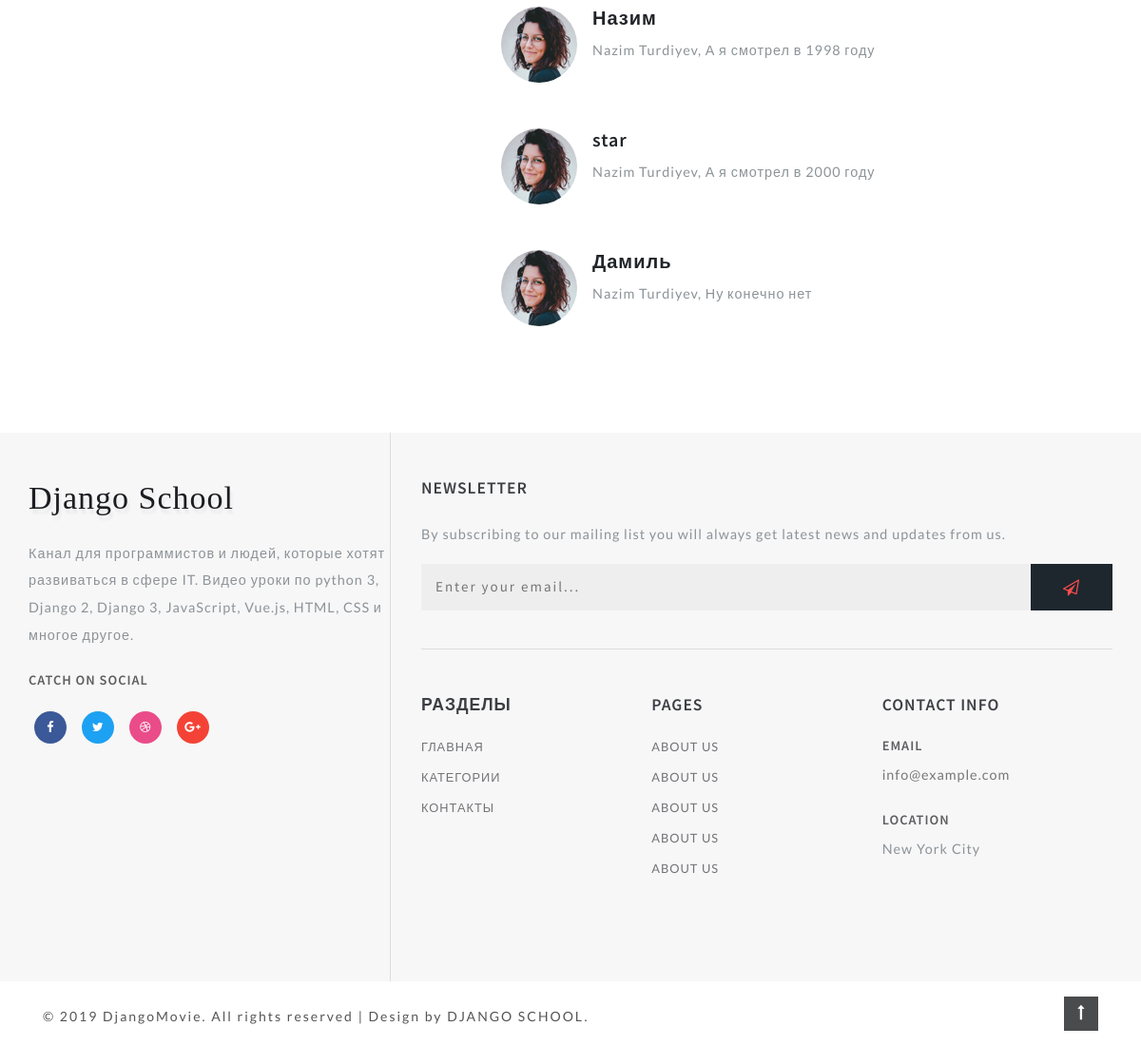
The page /terminator/ (lower part) on the database as committed earlier.
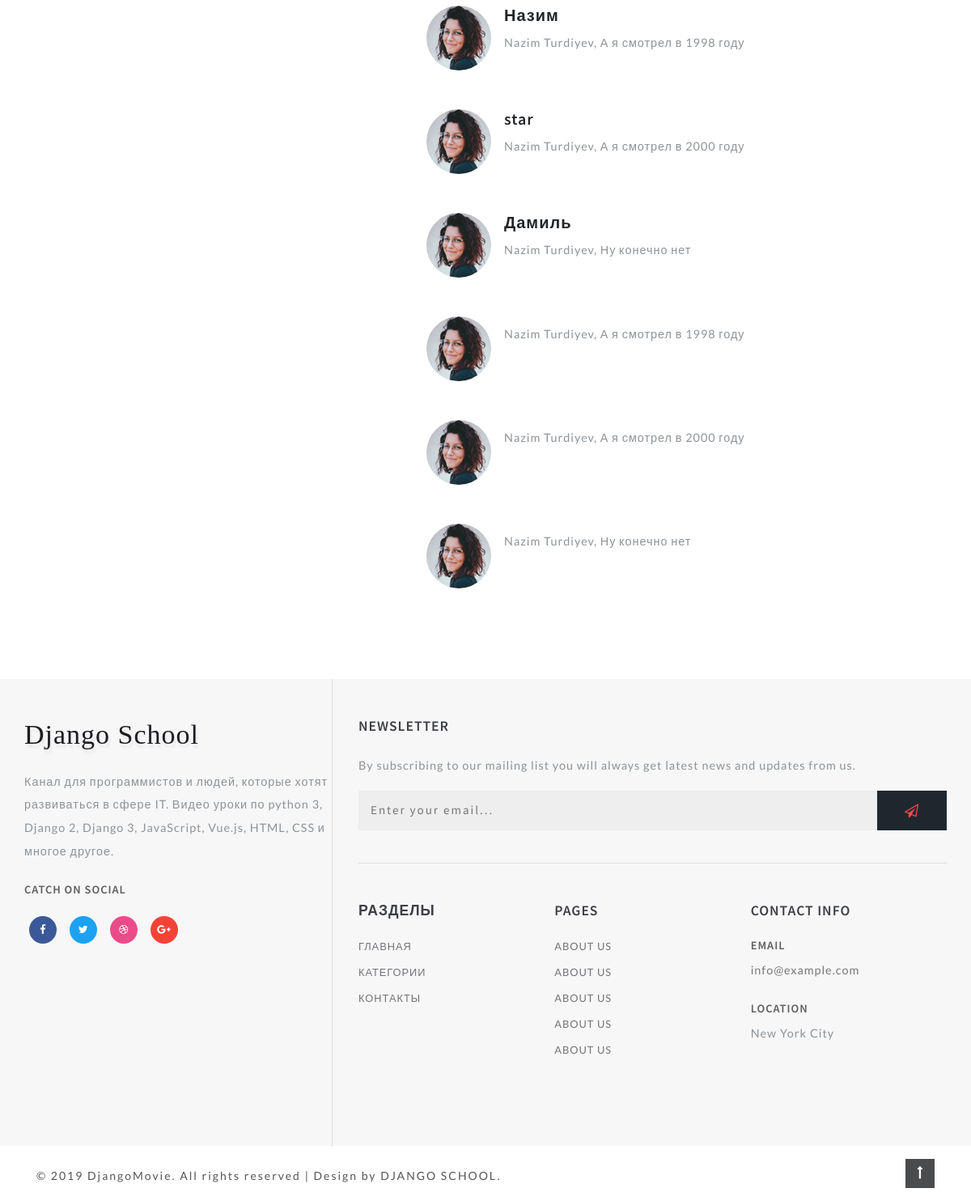
The same page on the database as committed later.
### movies/models.py (models this page shows, shortened)
class Reviews(models.Model):
    email = models.EmailField()
    name = models.CharField("Имя", max_length=100)
    text = models.TextField("Сообщение", max_length=5000)
    parent = models.ForeignKey(
        'self', verbose_name="Родитель", on_delete=models.SET_NULL, blank=True, null=True
    )
    movie = models.ForeignKey(Movie, verbose_name="фильм", on_delete=models.CASCADE)
    class Meta:
        verbose_name = "Отзыв"
        verbose_name_plural = "Отзывы"

### movies/views.py (the view)
# urls.py: path("<slug:slug>/", views.MovieDetailView.as_view(), name="movie_detail"),
class MovieDetailView(DetailView):
    model = Movie
    slug_field = "url"

### movies/models.py (called while the page is built)
    def get_review(self):
        return self.reviews_set.filter(parent__isnull=True)

### templates/movies/movie_detail.html (shortened to what this page needs)
{% extends 'movies/base.html' %}
{% load static %}
{% block container %}
    <div class="container py-md-3">
{% endblock container %}
{% block sidebar %}
    <div class="side-bar col-lg-4">
{% endblock sidebar %}
{% block movie %}
<div class="left-ads-display col-lg-8">
    {% for review in movie.get_review %}
    <div class="media py-5">
        <div class="media-body mt-4">
            {% for rev in review.reviews_set.all  %}
            <div class="media mt-5 editContent">
                <a class="pr-3" href="#">
                    <img src="{% static '/images/te1.jpg' %}" class="img-fluid "
                            alt="image" style="outline: none; cursor: inherit;">
                </a>
                <div class="media-body">
                    <h5 class="mt-0 editContent">{{rev.name}}</h5>
                    <p class="mt-2 editContent">{{rev.text}}</p>
                </div>
            </div>
            {% endfor %}
        </div>
    {% endfor %}
    </div>
</div>
{% endblock movie %}

Rows that differ between the two databases and show on the page:
added Reviews: text "Nazim Turdiyev, А я смотрел в 1998 году"
added Reviews: text "Nazim Turdiyev, А я смотрел в 2000 году"
added Reviews: text "Nazim Turdiyev, Ну конечно нет"
